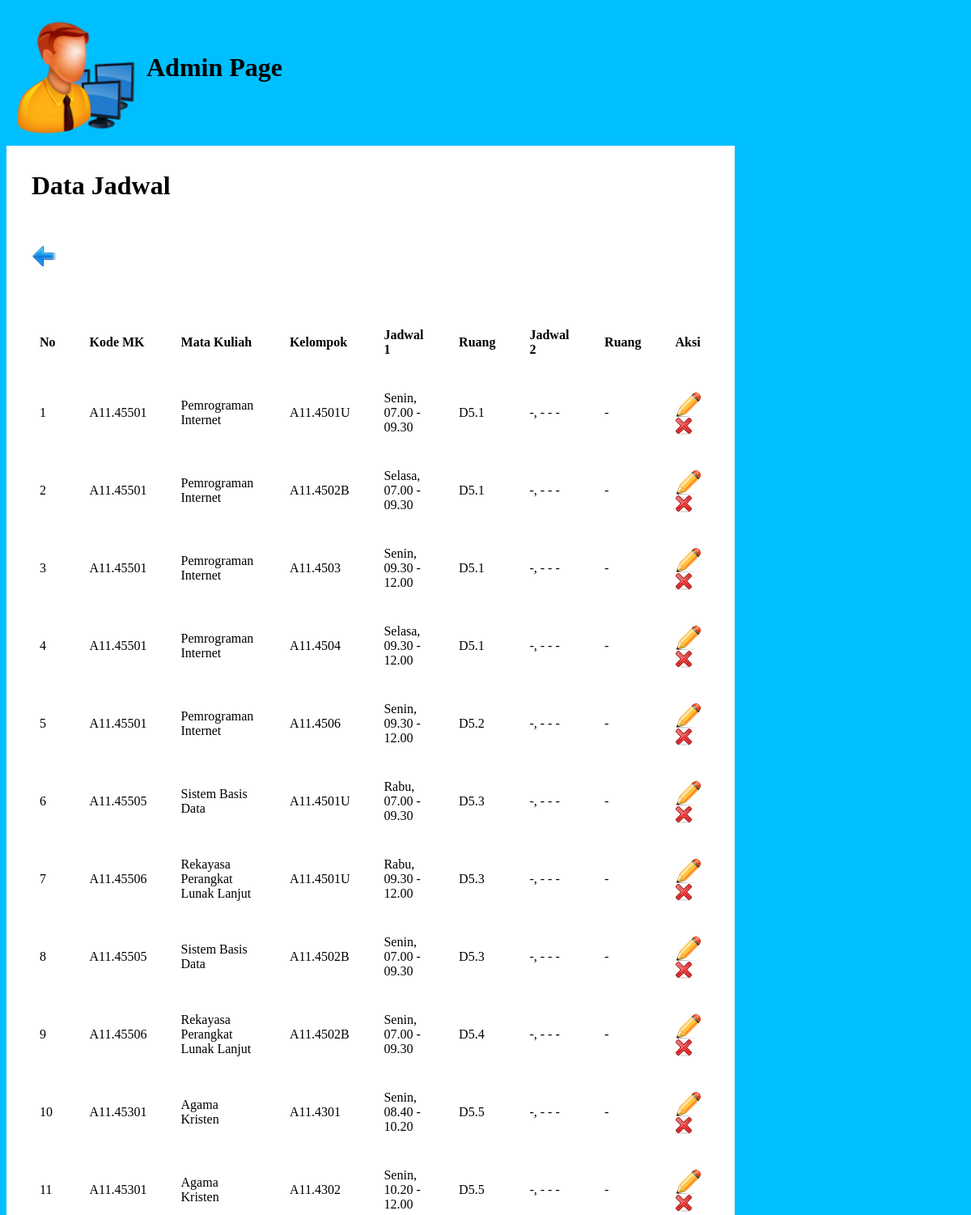
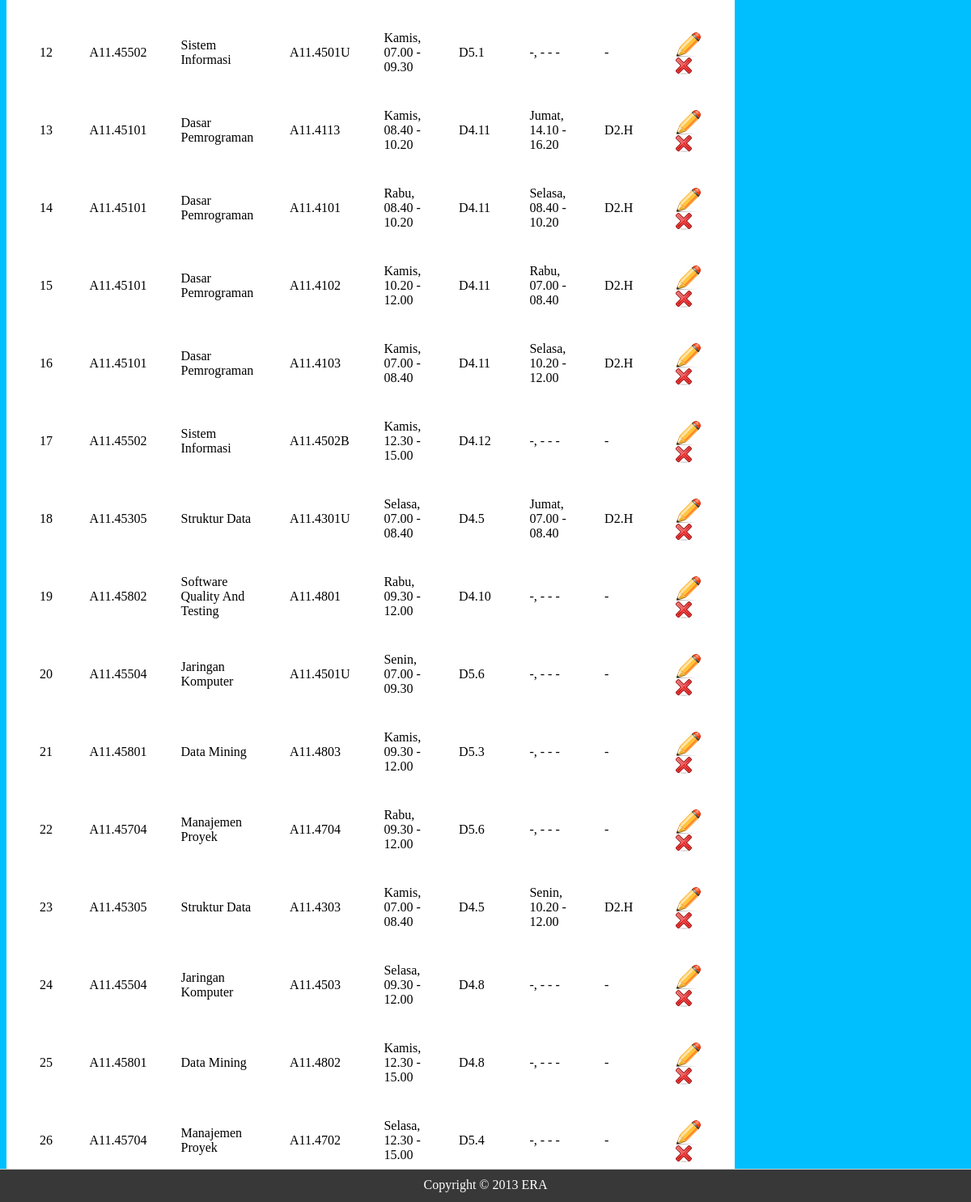
The page /tampiljadwal.php on the database its author committed (2 pictures, top to bottom).
### tables this page shows
CREATE TABLE IF NOT EXISTS `data_jadwal` (
  `id_jadwal` int(11) NOT NULL AUTO_INCREMENT,
  `kodemk` varchar(20) NOT NULL,
  `kelompok` varchar(20) NOT NULL,
  `hari` varchar(20) NOT NULL,
  `jammulai` varchar(20) NOT NULL,
  `jamselesai` varchar(20) NOT NULL,
  `kuota` int(11) NOT NULL,
  `koderuang` varchar(20) NOT NULL,
  `hari2` varchar(11) NOT NULL,
  `jammulai2` varchar(11) NOT NULL,
  `jamselesai2` varchar(11) NOT NULL,
  `koderuang2` varchar(11) NOT NULL,
  PRIMARY KEY (`id_jadwal`)
);

CREATE TABLE IF NOT EXISTS `data_matkul` (
  `id_matkul` int(11) NOT NULL AUTO_INCREMENT,
  `kodemk` varchar(20) NOT NULL,
  `namamk` varchar(50) NOT NULL,
  `sks` int(11) NOT NULL,
  `tp` varchar(5) NOT NULL,
  `semester` int(11) NOT NULL,
  PRIMARY KEY (`id_matkul`)
);

### tampiljadwal.php (the view, shortened to what this page needs)
<html>
<head>
	<link rel="stylesheet" type="text/css" href="CSS/layout.css"/>
	<link rel="stylesheet" type="text/css" href="CSS/font.css"/>
	<link rel="stylesheet" type="text/css" href="CSS/element.css"/>
</head>
<body>
	<div id="container">
	<div id="header">
		<table border="0" cellspacing="10">
			<tr>
				<td><img src="Images/admin.png" width="150" height="150" /></td>
				<td><h1>Admin Page</h1></td>
			</tr>
		</table>
	</div>
	<div id="cpanel">
		<table border="0" cellspacing="30">
			<tr>
				<td colspan="8"><h1>Data Jadwal</h1></td>
			</tr>
			<tr>
				<td>
					<a href="datajadwal.php" title="Kembali"><img src="Images/back.png" /></a>
				</td>
			</tr>
			<table border="0" cellspacing="40">
				<tr>
					<td><b>No</b></td>
					<td><b>Kode MK</b></td>
					<td><b>Mata Kuliah</b></td>
					<td><b>Kelompok</b></td>
					<td><b>Jadwal 1</b></td>
					<td><b>Ruang</b></td>
					<td><b>Jadwal 2</b></td>
					<td><b>Ruang</b></td>
					<td><b>Aksi</b></td>
				</tr>
				<?php
					$no = 1;
					$tampil = "SELECT * FROM data_jadwal AS j
								INNER JOIN data_matkul AS m ON j.kodemk=m.kodemk;";
					$querytampil = mysql_query($tampil);
					while($hasil = mysql_fetch_array($querytampil)) {
						$id = $hasil['id_jadwal'];
						$kode = $hasil['kodemk'];
						$nama = $hasil['namamk'];
						$kelompok = $hasil['kelompok'];
						$hari = $hasil['hari'];
						$jamm = $hasil['jammulai'];
						$jams = $hasil['jamselesai'];
						$ruang = $hasil['koderuang'];
						$hari2 = $hasil['hari2'];
						$jamm2 = $hasil['jammulai2'];
						$jams2 = $hasil['jamselesai2'];
						$ruang2 = $hasil['koderuang2'];
				?>
						<tr>
							<td><?php echo $no; ?></td>
							<td><?php echo $kode; ?></td>
							<td><?php echo $nama; ?></td>
							<td><?php echo $kelompok; ?></td>
							<td><?php echo $hari. ", " .$jamm. " - " .$jams; ?></td>
							<td><?php echo $ruang; ?></td>
							<td><?php echo $hari2. ", " .$jamm2. " - " .$jams2; ?></td>
							<td><?php echo $ruang2; ?></td>
							<td>
								<a href="formupdatejadwal.php?id=<?php echo $id; ?>" title="Update"><img src="Images/update.png" /></a>
								<a href="deletejadwal.php?id=<?php echo $id; ?>" title="Delete" onclick="return confirm('Anda Yakin Ingin Menghapusnya?')"><img src="Images/delete.png" /></a>
							</td>
						</tr>
				<?php
						$no++;
					}
				?>
			</table>
		</table>
	</div>
	</div>
	<div id="footer">Copyright &copy; 2013 ERA</div>
</body>
</html>

### CSS/layout.css (style rules this page uses)
#container { margin: auto; width: 1200px; }
#footer { background-color: #383838; border-top: 1px solid #ccc; bottom: 0; color: #ffffff; height: 20px; padding: 10px; position: fixed; top: auto; left: 0; right: 0; z-index: 101; text-align:center; }
body { background-color: #00BFFF; }
#cpanel { background: white; margin-top: 0px; width: 900px; }

### CSS/element.css (style rules this page uses)
a:link { text-decoration: none; color: black; }

### rows shown on the page
data_jadwal: data_matkul.kodemk "A11.45501", data_matkul.namamk "Pemrograman Internet", kelompok "A11.4501U", hari "Senin", jammulai "07.00", jamselesai "09.30", koderuang "D5.1", hari2 "-", jammulai2 "-", jamselesai2 "-", koderuang2 "-"
data_jadwal: data_matkul.kodemk "A11.45501", data_matkul.namamk "Pemrograman Internet", kelompok "A11.4502B", hari "Selasa", jammulai "07.00", jamselesai "09.30", koderuang "D5.1", hari2 "-", jammulai2 "-", jamselesai2 "-", koderuang2 "-"
data_jadwal: data_matkul.kodemk "A11.45501", data_matkul.namamk "Pemrograman Internet", kelompok "A11.4503", hari "Senin", jammulai "09.30", jamselesai "12.00", koderuang "D5.1", hari2 "-", jammulai2 "-", jamselesai2 "-", koderuang2 "-"
data_jadwal: data_matkul.kodemk "A11.45501", data_matkul.namamk "Pemrograman Internet", kelompok "A11.4504", hari "Selasa", jammulai "09.30", jamselesai "12.00", koderuang "D5.1", hari2 "-", jammulai2 "-", jamselesai2 "-", koderuang2 "-"
data_jadwal: data_matkul.kodemk "A11.45501", data_matkul.namamk "Pemrograman Internet", kelompok "A11.4506", hari "Senin", jammulai "09.30", jamselesai "12.00", koderuang "D5.2", hari2 "-", jammulai2 "-", jamselesai2 "-", koderuang2 "-"
data_jadwal: data_matkul.kodemk "A11.45505", data_matkul.namamk "Sistem Basis Data", kelompok "A11.4501U", hari "Rabu", jammulai "07.00", jamselesai "09.30", koderuang "D5.3", hari2 "-", jammulai2 "-", jamselesai2 "-", koderuang2 "-"
data_jadwal: data_matkul.kodemk "A11.45506", data_matkul.namamk "Rekayasa Perangkat Lunak Lanjut", kelompok "A11.4501U", hari "Rabu", jammulai "09.30", jamselesai "12.00", koderuang "D5.3", hari2 "-", jammulai2 "-", jamselesai2 "-", koderuang2 "-"
data_jadwal: data_matkul.kodemk "A11.45505", data_matkul.namamk "Sistem Basis Data", kelompok "A11.4502B", hari "Senin", jammulai "07.00", jamselesai "09.30", koderuang "D5.3", hari2 "-", jammulai2 "-", jamselesai2 "-", koderuang2 "-"
data_jadwal: data_matkul.kodemk "A11.45506", data_matkul.namamk "Rekayasa Perangkat Lunak Lanjut", kelompok "A11.4502B", hari "Senin", jammulai "07.00", jamselesai "09.30", koderuang "D5.4", hari2 "-", jammulai2 "-", jamselesai2 "-", koderuang2 "-"
data_jadwal: data_matkul.kodemk "A11.45301", data_matkul.namamk "Agama Kristen", kelompok "A11.4301", hari "Senin", jammulai "08.40", jamselesai "10.20", koderuang "D5.5", hari2 "-", jammulai2 "-", jamselesai2 "-", koderuang2 "-"
data_jadwal: data_matkul.kodemk "A11.45301", data_matkul.namamk "Agama Kristen", kelompok "A11.4302", hari "Senin", jammulai "10.20", jamselesai "12.00", koderuang "D5.5", hari2 "-", jammulai2 "-", jamselesai2 "-", koderuang2 "-"
data_jadwal: data_matkul.kodemk "A11.45502", data_matkul.namamk "Sistem Informasi", kelompok "A11.4501U", hari "Kamis", jammulai "07.00", jamselesai "09.30", koderuang "D5.1", hari2 "-", jammulai2 "-", jamselesai2 "-", koderuang2 "-"
data_jadwal: data_matkul.kodemk "A11.45101", data_matkul.namamk "Dasar Pemrograman", kelompok "A11.4113", hari "Kamis", jammulai "08.40", jamselesai "10.20", koderuang "D4.11", hari2 "Jumat", jammulai2 "14.10", jamselesai2 "16.20", koderuang2 "D2.H"
data_jadwal: data_matkul.kodemk "A11.45101", data_matkul.namamk "Dasar Pemrograman", kelompok "A11.4101", hari "Rabu", jammulai "08.40", jamselesai "10.20", koderuang "D4.11", hari2 "Selasa", jammulai2 "08.40", jamselesai2 "10.20", koderuang2 "D2.H"
data_jadwal: data_matkul.kodemk "A11.45101", data_matkul.namamk "Dasar Pemrograman", kelompok "A11.4102", hari "Kamis", jammulai "10.20", jamselesai "12.00", koderuang "D4.11", hari2 "Rabu", jammulai2 "07.00", jamselesai2 "08.40", koderuang2 "D2.H"
data_jadwal: data_matkul.kodemk "A11.45101", data_matkul.namamk "Dasar Pemrograman", kelompok "A11.4103", hari "Kamis", jammulai "07.00", jamselesai "08.40", koderuang "D4.11", hari2 "Selasa", jammulai2 "10.20", jamselesai2 "12.00", koderuang2 "D2.H"
data_jadwal: data_matkul.kodemk "A11.45502", data_matkul.namamk "Sistem Informasi", kelompok "A11.4502B", hari "Kamis", jammulai "12.30", jamselesai "15.00", koderuang "D4.12", hari2 "-", jammulai2 "-", jamselesai2 "-", koderuang2 "-"
data_jadwal: data_matkul.kodemk "A11.45305", data_matkul.namamk "Struktur Data", kelompok "A11.4301U", hari "Selasa", jammulai "07.00", jamselesai "08.40", koderuang "D4.5", hari2 "Jumat", jammulai2 "07.00", jamselesai2 "08.40", koderuang2 "D2.H"
data_jadwal: data_matkul.kodemk "A11.45802", data_matkul.namamk "Software Quality And Testing", kelompok "A11.4801", hari "Rabu", jammulai "09.30", jamselesai "12.00", koderuang "D4.10", hari2 "-", jammulai2 "-", jamselesai2 "-", koderuang2 "-"
data_jadwal: data_matkul.kodemk "A11.45504", data_matkul.namamk "Jaringan Komputer", kelompok "A11.4501U", hari "Senin", jammulai "07.00", jamselesai "09.30", koderuang "D5.6", hari2 "-", jammulai2 "-", jamselesai2 "-", koderuang2 "-"
data_jadwal: data_matkul.kodemk "A11.45801", data_matkul.namamk "Data Mining", kelompok "A11.4803", hari "Kamis", jammulai "09.30", jamselesai "12.00", koderuang "D5.3", hari2 "-", jammulai2 "-", jamselesai2 "-", koderuang2 "-"
data_jadwal: data_matkul.kodemk "A11.45704", data_matkul.namamk "Manajemen Proyek", kelompok "A11.4704", hari "Rabu", jammulai "09.30", jamselesai "12.00", koderuang "D5.6", hari2 "-", jammulai2 "-", jamselesai2 "-", koderuang2 "-"
data_jadwal: data_matkul.kodemk "A11.45305", data_matkul.namamk "Struktur Data", kelompok "A11.4303", hari "Kamis", jammulai "07.00", jamselesai "08.40", koderuang "D4.5", hari2 "Senin", jammulai2 "10.20", jamselesai2 "12.00", koderuang2 "D2.H"
data_jadwal: data_matkul.kodemk "A11.45504", data_matkul.namamk "Jaringan Komputer", kelompok "A11.4503", hari "Selasa", jammulai "09.30", jamselesai "12.00", koderuang "D4.8", hari2 "-", jammulai2 "-", jamselesai2 "-", koderuang2 "-"
data_jadwal: data_matkul.kodemk "A11.45801", data_matkul.namamk "Data Mining", kelompok "A11.4802", hari "Kamis", jammulai "12.30", jamselesai "15.00", koderuang "D4.8", hari2 "-", jammulai2 "-", jamselesai2 "-", koderuang2 "-"
data_jadwal: data_matkul.kodemk "A11.45704", data_matkul.namamk "Manajemen Proyek", kelompok "A11.4702", hari "Selasa", jammulai "12.30", jamselesai "15.00", koderuang "D5.4", hari2 "-", jammulai2 "-", jamselesai2 "-", koderuang2 "-"
